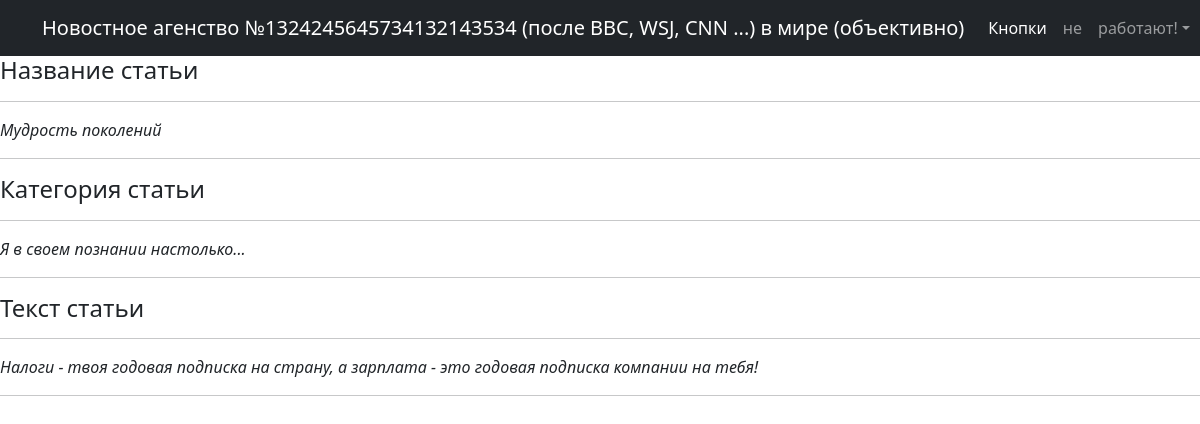
The page /news/2 on the database its author committed.
### table/models.py (models this page shows, shortened)
class Post(models.Model):
    author = models.CharField(max_length=32)
    title = models.CharField(max_length=32)
    category = models.CharField(max_length=32)
    text = models.TextField(default='Здесь ничего не написано')
    time = models.DateTimeField(auto_now_add=True)

### table/views.py (the view)
# urls.py: path('<int:pk>', PostDetail.as_view(), name='post_detail'),
class PostDetail(DetailView):
    model = Post
    template_name = 'event.html'
    context_object_name = 'post'

### table/templatetags/custom_filters.py (called while the page is built)
@register.filter()
def cursed_words(word):
    i = -1
    word_super = word.split(' ')
    for letter in word_super:
        i += 1
        if letter in trashtalk:
            word_super[i] = trashtalk[f'{letter}']
    return f'{" ".join(word_super)}'

### templates/event.html
{% extends 'flatpages/default.html' %}
{% load custom_filters %}
{% block content %}
<h4>Название статьи</h4>
<hr>
<i> {{ post.title }} </i>
<hr>
<h4>Категория статьи</h4>
<hr>
<i> {{ post.category }} </i>
<hr>
<h4>Текст статьи</h4>
<hr>
<i> {{ post.text | cursed_words }} </i>
<hr>
{% endblock content %}

### rows shown on the page
Post: title "Мудрость поколений", category "Я в своем познании настолько...", text|cursed_words "Налоги - твоя годовая подписка на страну, а зарплата - это годовая подписка компании на тебя!"
